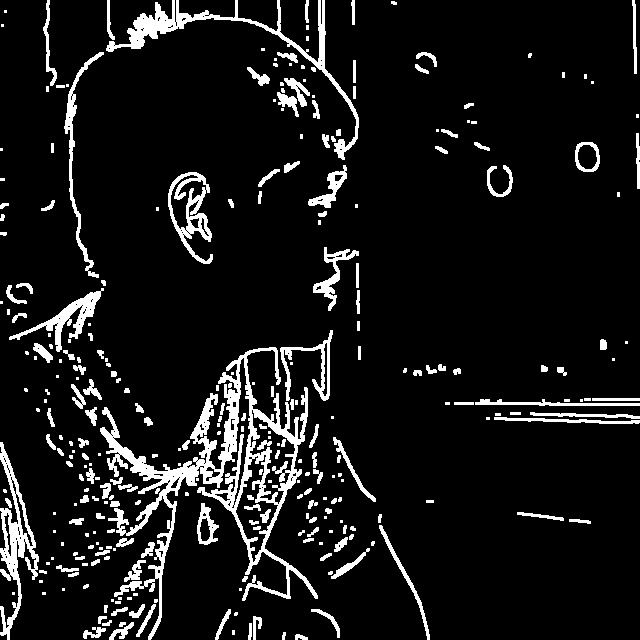
#> input picture Morphological/input/input_0.jpg, 640 x 640 px; its folder holds only this picture in this run
$ python Morphological.py
#> lines starting #> are read from the running program, lines starting #| are printed output that depends on the picture; after the words box and inside, x2 and y2 are one past the last pixel; in counts of white or black regions, pixels touching at a corner belong together
import argparse
import glob
import attr
import numpy as np
import cv2

class Morphological():
	def __init__ (self, img):
		self.img   = img.astype("float")
		self.shape = img.shape

	def Dilation(self, img = None, n = 3):
		# morph = cv2.dilate(self.img, np.ones((n, n)))

		if type(img) == type(None): img = self.img.copy()
		mask = np.ones((n, n))
		filt = cv2.filter2D(img, ddepth = -1, kernel = mask)

		morph = np.where(filt != 0, 255, 0)
		return morph

	def Erosion(self, img = None, n = 3):
		# morph = cv2.erode(self.img, np.ones((n, n)))

		if type(img) == type(None): img = self.img.copy()
		mask = np.ones((n, n))
		filt = cv2.filter2D(img, ddepth = -1, kernel = mask)

		morph = np.where(filt != 9 * 255, 0, 255)
		return morph

	def Opening(self, img = None, n = 3):
		# morph = cv2.morphologyEx(self.img, cv2.MORPH_OPEN, np.ones((n, n)))

		if type(img) == type(None): img = self.img.copy()

		morph = self.Erosion (img  , n).astype("float")
		morph = self.Dilation(morph, n).astype("float")
		return morph

	def Closing(self, img = None, n = 3):
		# morph = cv2.morphologyEx(self.img, cv2.MORPH_CLOSE, np.ones((n, n)))

		if type(img) == type(None): img = self.img.copy()

		morph = self.Dilation(img  , n).astype("float")
		morph = self.Erosion (morph, n).astype("float")
		return morph

	def Gradient(self, n = 3):
		# morph = cv2.morphologyEx(self.img, cv2.MORPH_GRADIENT, np.ones((n, n)))

		img = self.img.copy()
		tmp1 = self.Erosion (img, n).astype("float")
		tmp2 = self.Dilation(img, n).astype("float")

		morph = abs(tmp1 - tmp2)
		return morph

	def TopHat(self, n = 3):
		# morph = cv2.morphologyEx(self.img, cv2.MORPH_TOPHAT, np.ones((n, n)))

		img = self.img.copy()
		tmp = self.Opening(img, n).astype("float")

		morph = abs(img - tmp)
		return morph

	def BlackHat(self, n = 3):
		# morph = cv2.morphologyEx(self.img, cv2.MORPH_BLACKHAT, np.ones((n, n)))

		img = self.img.copy()
		tmp = self.Closing(img, n).astype("float")

		morph = abs(img - tmp)
		return morph


if __name__ == "__main__":
	parser = argparse.ArgumentParser()
	parser.add_argument("-i", "--input" , default = "input" , help = "path to the imput  image file directory")
	parser.add_argument("-o", "--output", default = "output", help = "path to the output image file directory")
	args = parser.parse_args()

	methods   = ["Dilation", "Erosion", "Opening", "Closing", "Gradient", "TopHat", "BlackHat"]
	filenames = glob.glob("{}/input_*.jpg".format(args.input)) + glob.glob(args.input + "/*.png")

	for filename in filenames:
		img = cv2.imread(filename)
#> img is the input picture: shape (640, 640, 3); min 0, max 255, mean 23.1
		img = cv2.cvtColor(img, cv2.COLOR_BGR2GRAY)
#> img: shape (640, 640)
		img = cv2.resize(img, (640, 640))
		_, img = cv2.threshold(img, 100, 255, cv2.THRESH_BINARY)
#> img: shape (640, 640); 9.1% white; 302 white regions (131 under 20 px), largest, box (x1, y1, x2, y2) and area: (100, 347, 318, 640) 10841, (106, 0, 359, 160) 3192, (0, 442, 39, 640) 2272

		morphological = Morphological(img)
		for method in methods:
			morph = getattr(morphological, method)()
			cv2.imwrite("{}/{}.jpg".format(args.output, method), morph)
#> this loop made 7 passes
#> pass 1, in Dilation, `filt = cv2.filter2D(img, ddepth = -1, kernel = mask)`:
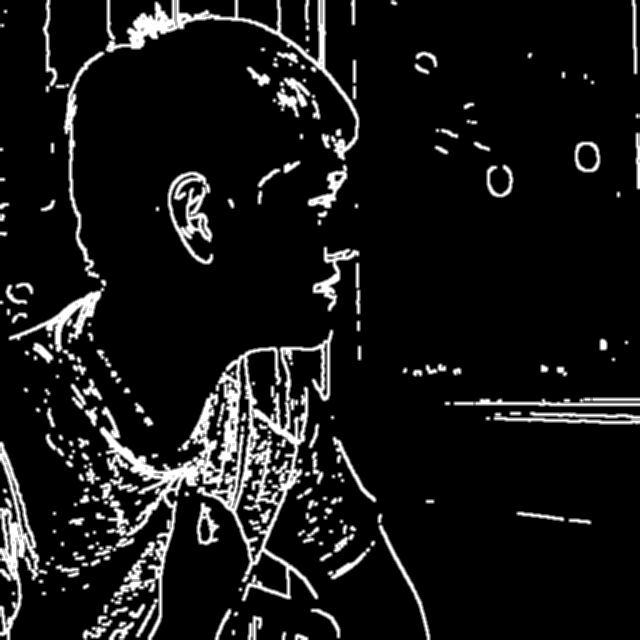
#> filt: shape (640, 640) float64; min 0, max 2295, mean 208; drawn with min black and max white
#> pass 1, in Dilation, `morph = np.where(filt != 0, 255, 0)`:
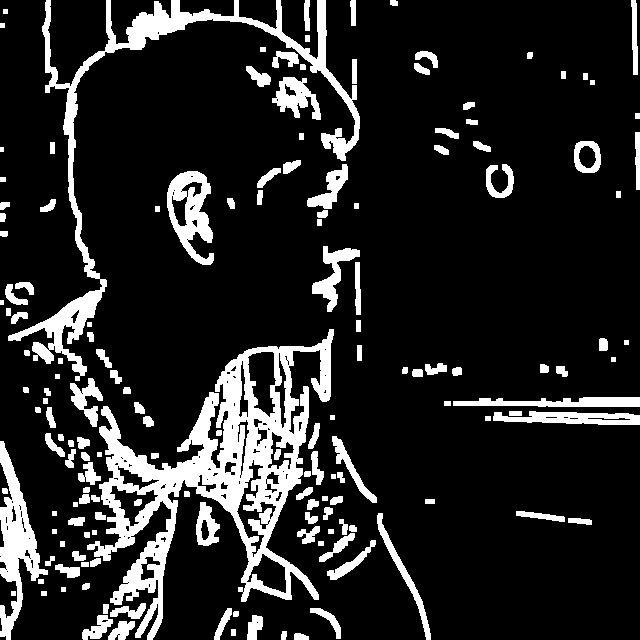
#> morph: shape (640, 640) int64; 14.8% white; 160 white regions, largest, box (x1, y1, x2, y2) and area: (87, 329, 334, 640) 21601, (8, 0, 360, 381) 10108, (0, 441, 48, 640) 3514
#> pass 2, in Erosion, `morph = np.where(filt != 9 * 255, 0, 255)`:
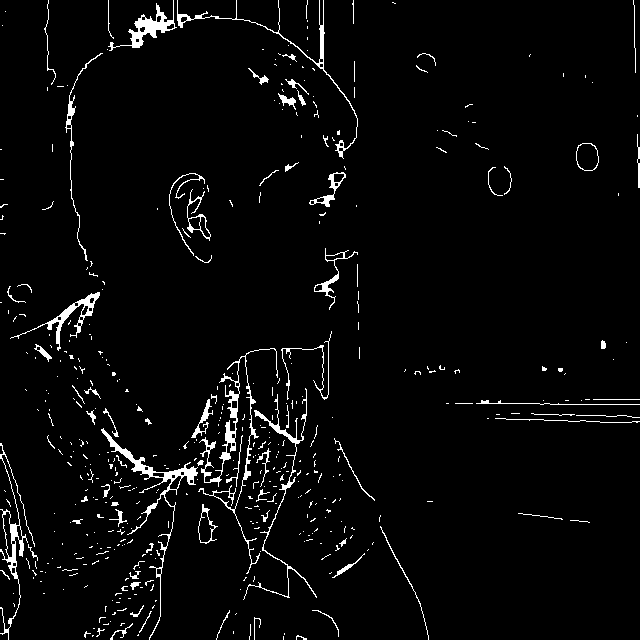
#> morph: shape (640, 640) int64; 3.4% white; 461 white regions (379 under 20 px), largest, box (x1, y1, x2, y2) and area: (198, 348, 278, 574) 1525, (101, 428, 198, 640) 1294, (0, 443, 35, 640) 820
